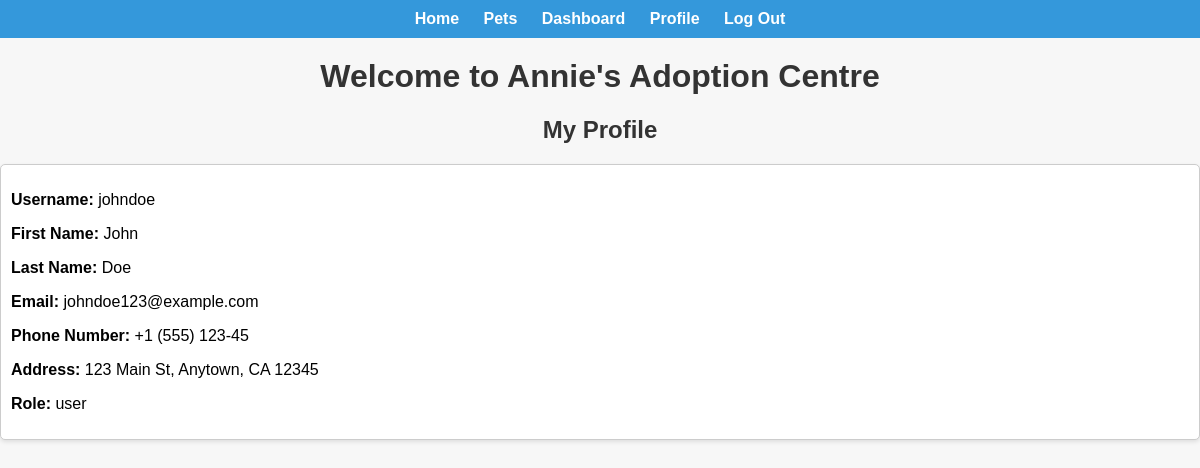
/profile/ (signed in), run on the app's committed database.
### users/models.py (models this page shows, shortened)
class User(AbstractBaseUser, PermissionsMixin):
    username = models.CharField(max_length=150, unique=True)
    email = models.EmailField(unique=True)
    first_name = models.CharField(max_length=30)
    last_name = models.CharField(max_length=30)
    phone_number = models.CharField(max_length=15)
    address = models.TextField()
    adoption_applications = models.ManyToManyField('adoption_application.AdoptionApplication')
    role = models.CharField(
        max_length=20,
        choices=[('user', 'User'), ('admin', 'Admin'), ('application_manager', 'Application Manager'), ('pet_manager', 'Pet Manager')],
        default='user'
    )
    is_active = models.BooleanField(default=True)
    is_staff = models.BooleanField(default=False)
    objects = CustomUserManager()
    USERNAME_FIELD = 'username'
    EMAIL_FIELD = 'email'
    REQUIRED_FIELDS = ['email']

### users/views.py (the view)
# urls.py: path('profile/', views.profile, name='profile'),
@login_required
def profile(request):
    return render(request, 'users/profile.html')

### templates/users/profile.html (shortened to what this page needs)
{% extends "base.html" %}
{%load static%}
{% block links %}
    <link rel="stylesheet" type="text/css" href="{% static 'css/users/profile.css' %}">
{% endblock %}
{% block content %}
    <h1 class="user-profile-title">My Profile</h1>
    <div class="user-profile-info">
        <p><strong>Username:</strong> {{ request.user.username }}</p>
        <p><strong>First Name:</strong> {{ request.user.first_name }}</p>
        <p><strong>Last Name:</strong> {{ request.user.last_name }}</p>
        <p><strong>Email:</strong> {{ request.user.email }}</p>
        <p><strong>Phone Number:</strong> {{ request.user.phone_number }}</p>
        <p><strong>Address:</strong> {{ request.user.address }}</p>
        <p><strong>Role:</strong> {{ request.user.role }}</p>
    </div>
{% endblock %}

### static/css/users/profile.css (style rules this page uses)
.user-profile-title { font-size: 24px; color: #333; text-align: center; }
.user-profile-info { background-color: #fff; border: 1px solid #ccc; border-radius: 5px; padding: 10px; box-shadow: 0 2px 4px rgba(0, 0, 0, 0.1); margin-top: 20px; }

### static/css/base_.css (style rules this page uses)
body { font-family: Arial, sans-serif; background-color: #f7f7f7; margin: 0; padding: 0; }

### data on the page
User: user.username "johndoe", user.first_name "John", user.last_name "Doe", user.email "johndoe123@example.com", user.phone_number "+1 (555) 123-45", user.address "123 Main St, Anytown, CA 12345", user.role "user"
